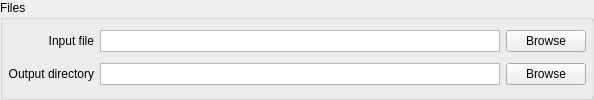
     <widget class="QGroupBox" name="processingFiles">
      <property name="title">
       <string>Files</string>
      </property>
      <layout class="QGridLayout" name="gridLayout">
       <property name="leftMargin">
        <number>5</number>
       </property>
       <property name="topMargin">
        <number>5</number>
       </property>
       <property name="rightMargin">
        <number>5</number>
       </property>
       <property name="bottomMargin">
        <number>5</number>
       </property>
       <item row="0" column="1">
        <widget class="QTextEdit" name="inputText">
         <property name="sizePolicy">
          <sizepolicy hsizetype="MinimumExpanding" vsizetype="Ignored">
           <horstretch>0</horstretch>
           <verstretch>0</verstretch>
          </sizepolicy>
         </property>
         <property name="minimumSize">
          <size>
           <width>400</width>
           <height>0</height>
          </size>
         </property>
         <property name="maximumSize">
          <size>
           <width>16777215</width>
           <height>25</height>
          </size>
         </property>
         <property name="verticalScrollBarPolicy">
          <enum>Qt::ScrollBarAlwaysOff</enum>
         </property>
         <property name="horizontalScrollBarPolicy">
          <enum>Qt::ScrollBarAlwaysOff</enum>
         </property>
         <property name="tabChangesFocus">
          <bool>true</bool>
         </property>
         <property name="lineWrapMode">
          <enum>QTextEdit::NoWrap</enum>
         </property>
         <property name="acceptRichText">
          <bool>false</bool>
         </property>
        </widget>
       </item>
       <item row="1" column="3">
        <widget class="QPushButton" name="outputBrowseButton">
         <property name="text">
          <string>Browse</string>
         </property>
        </widget>
       </item>
       <item row="0" column="0">
        <widget class="QLabel" name="inputLabel">
         <property name="text">
          <string>Input file</string>
         </property>
         <property name="alignment">
          <set>Qt::AlignRight|Qt::AlignTrailing|Qt::AlignVCenter</set>
         </property>
         <property name="buddy">
          <cstring>inputBrowseButton</cstring>
         </property>
        </widget>
       </item>
       <item row="0" column="3">
        <widget class="QPushButton" name="inputBrowseButton">
         <property name="text">
          <string>Browse</string>
         </property>
        </widget>
       </item>
       <item row="1" column="0">
        <widget class="QLabel" name="outputLabel">
         <property name="text">
          <string>Output directory</string>
         </property>
         <property name="alignment">
          <set>Qt::AlignRight|Qt::AlignTrailing|Qt::AlignVCenter</set>
         </property>
         <property name="buddy">
          <cstring>outputBrowseButton</cstring>
         </property>
        </widget>
       </item>
       <item row="1" column="1">
        <widget class="QTextEdit" name="outputText">
         <property name="sizePolicy">
          <sizepolicy hsizetype="MinimumExpanding" vsizetype="Ignored">
           <horstretch>0</horstretch>
           <verstretch>0</verstretch>
          </sizepolicy>
         </property>
         <property name="minimumSize">
          <size>
           <width>400</width>
           <height>0</height>
          </size>
         </property>
         <property name="maximumSize">
          <size>
           <width>16777215</width>
           <height>25</height>
          </size>
         </property>
         <property name="verticalScrollBarPolicy">
          <enum>Qt::ScrollBarAlwaysOff</enum>
         </property>
         <property name="horizontalScrollBarPolicy">
          <enum>Qt::ScrollBarAlwaysOff</enum>
         </property>
         <property name="tabChangesFocus">
          <bool>true</bool>
         </property>
         <property name="lineWrapMode">
          <enum>QTextEdit::NoWrap</enum>
         </property>
         <property name="acceptRichText">
          <bool>false</bool>
         </property>
        </widget>
       </item>
      </layout>
     </widget>
